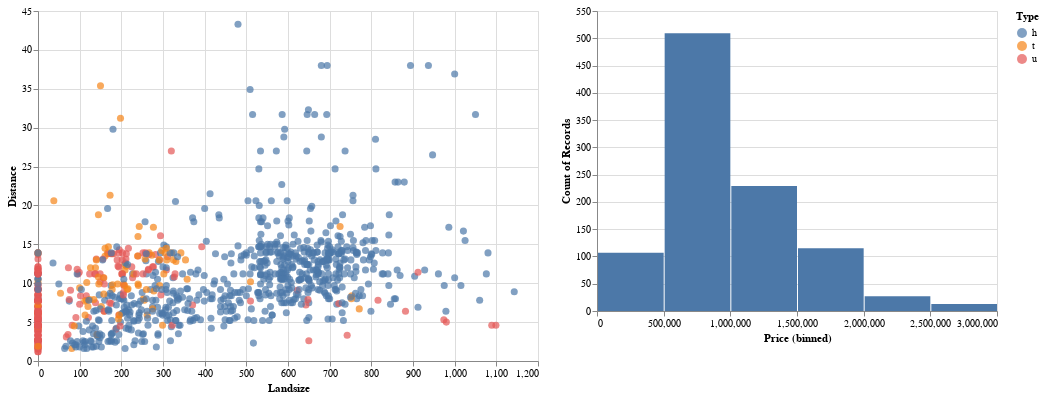

Notebook code cell kept with this figure:
### Code cell
selection = alt.selection_interval()

chart1 = alt.Chart(df).mark_circle(size=50).encode(
   x='Landsize',
   y='Distance',
   color='Type'
).properties(
   height=350, width=500
).transform_filter(
   selection
)

chart2 = alt.Chart(df).mark_bar().encode(
   alt.X('Price:Q', bin=True), alt.Y('count()')
).add_selection(
   selection
)

chart1 | chart2

### Figure 1 — Vega-Lite specification as saved in the notebook (floating-point values rounded to 4 significant figures; data arrays with more than 128 entries replaced by an {"elided": "..."} marker saying what was removed)
{"config": {"view": {"continuousWidth": 400, "continuousHeight": 300}}, "hconcat": [{"mark": {"type": "circle", "size": 50}, "encoding": {"color": {"field": "Type", "type": "nominal"}, "x": {"field": "Landsize", "type": "quantitative"}, "y": {"field": "Distance", "type": "quantitative"}}, "height": 350, "transform": [{"filter": {"selection": "selector003"}}], "width": 500}, {"mark": "bar", "encoding": {"x": {"bin": true, "field": "Price", "type": "quantitative"}, "y": {"aggregate": "count", "type": "quantitative"}}, "selection": {"selector003": {"type": "interval"}}}], "data": {"name": "data-6274b62891a5b1a2024cb58f7fbc4def"}, "$schema": "https://vega.github.io/schema/vega-lite/v4.17.0.json", "datasets": {"data-6274b62891a5b1a2024cb58f7fbc4def": {"elided": "1000 records"}}}
